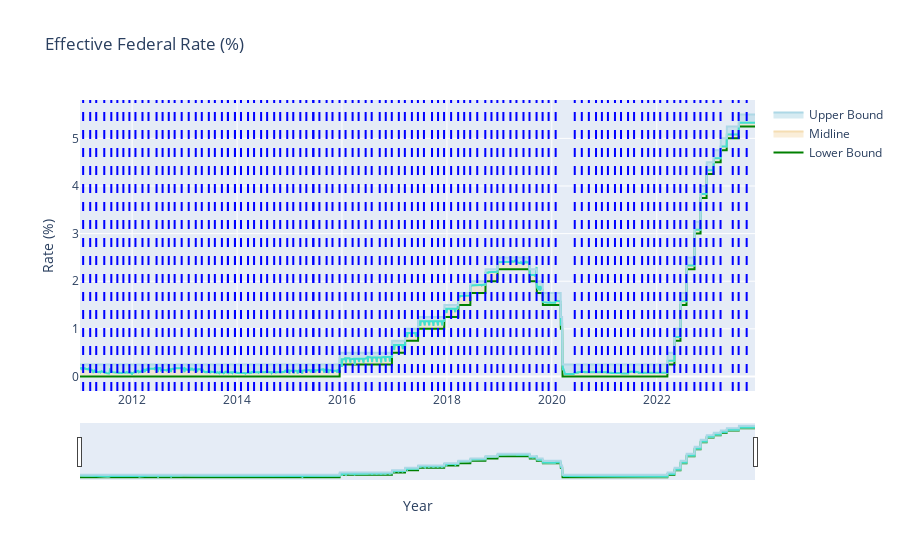

Source (notebook cell):
### Code cell
import plotly.graph_objs as go

# Sample data
x = fedrate['Effective Date'].to_list()
midline = fedrate['Rate (%)'].to_list()
upper = fedrate['Target Rate To (%)'].to_list()
lower = fedrate['Target Rate From (%)'].to_list()

# Create traces
fig = go.Figure()

# Lower fill (between lower and midline)
fig.add_trace(go.Scatter(x=x, y=lower, line=dict(color='green'), name='Lower Bound'))
fig.add_trace(go.Scatter(x=x, y=midline, fill='tonexty', line=dict(color='wheat'), name='Midline'))

# Upper fill (between midline and upper)
fig.add_trace(go.Scatter(x=x, y=midline, line=dict(color='turquoise'), showlegend=False))
fig.add_trace(go.Scatter(x=x, y=upper, fill='tonexty', line=dict(color='lightblue'), name='Upper Bound'))

# add meeting date line
for d in meeting_date:
    fig.add_vline(x=d, line_dash='dash', line_color='blue')

# Layout settings (optional)
fig.update_layout(title='Effective Federal Rate (%)',
                  xaxis_title='Year',
                  yaxis_title='Rate (%)')

# add range slider
fig.update_xaxes(rangeslider_visible=True)

# Show plot
fig.show()

### Figure 1 — Plotly figure (JSON) as saved in the notebook; plotly's stock layout.template omitted (floating-point values rounded to 4 significant figures; data arrays with more than 128 entries replaced by an {"elided": "..."} marker saying what was removed)
{"data": [{"line": {"color": "green"}, "name": "Lower Bound", "type": "scatter", "x": {"elided": "3236 str values"}, "y": {"elided": "3236 float values"}}, {"fill": "tonexty", "line": {"color": "wheat"}, "name": "Midline", "type": "scatter", "x": {"elided": "3236 str values"}, "y": {"elided": "3236 float values"}}, {"line": {"color": "turquoise"}, "showlegend": false, "type": "scatter", "x": {"elided": "3236 str values"}, "y": {"elided": "3236 float values"}}, {"fill": "tonexty", "line": {"color": "lightblue"}, "name": "Upper Bound", "type": "scatter", "x": {"elided": "3236 str values"}, "y": {"elided": "3236 float values"}}], "layout": {"shapes": [{"line": {"color": "blue", "dash": "dash"}, "type": "line", "x0": "2023-01-31T00:00:00", "x1": "2023-01-31T00:00:00", "xref": "x", "y0": 0, "y1": 1, "yref": "y domain"}, {"line": {"color": "blue", "dash": "dash"}, "type": "line", "x0": "2023-03-21T00:00:00", "x1": "2023-03-21T00:00:00", "xref": "x", "y0": 0, "y1": 1, "yref": "y domain"}, {"line": {"color": "blue", "dash": "dash"}, "type": "line", "x0": "2023-06-14T00:00:00", "x1": "2023-06-14T00:00:00", "xref": "x", "y0": 0, "y1": 1, "yref": "y domain"}, {"line": {"color": "blue", "dash": "dash"}, "type": "line", "x0": "2023-07-25T00:00:00", "x1": "2023-07-25T00:00:00", "xref": "x", "y0": 0, "y1": 1, "yref": "y domain"}, {"line": {"color": "blue", "dash": "dash"}, "type": "line", "x0": "2023-09-19T00:00:00", "x1": "2023-09-19T00:00:00", "xref": "x", "y0": 0, "y1": 1, "yref": "y domain"}, {"line": {"color": "blue", "dash": "dash"}, "type": "line", "x0": "2022-01-25T00:00:00", "x1": "2022-01-25T00:00:00", "xref": "x", "y0": 0, "y1": 1, "yref": "y domain"}, {"line": {"color": "blue", "dash": "dash"}, "type": "line", "x0": "2022-03-15T00:00:00", "x1": "2022-03-15T00:00:00", "xref": "x", "y0": 0, "y1": 1, "yref": "y domain"}, {"line": {"color": "blue", "dash": "dash"}, "type": "line", "x0": "2022-05-03T00:00:00", "x1": "2022-05-03T00:00:00", "xref": "x", "y0": 0, "y1": 1, "yref": "y domain"}, {"line": {"color": "blue", "dash": "dash"}, "type": "line", "x0": "2022-06-14T00:00:00", "x1": "2022-06-14T00:00:00", "xref": "x", "y0": 0, "y1": 1, "yref": "y domain"}, {"line": {"color": "blue", "dash": "dash"}, "type": "line", "x0": "2015-06-14T20:22:00", "x1": "2015-06-14T20:22:00", "xref": "x", "y0": 0, "y1": 1, "yref": "y domain"}, {"line": {"color": "blue", "dash": "dash"}, "type": "line", "x0": "2022-07-26T00:00:00", "x1": "2022-07-26T00:00:00", "xref": "x", "y0": 0, "y1": 1, "yref": "y domain"}, {"line": {"color": "blue", "dash": "dash"}, "type": "line", "x0": "2022-09-20T00:00:00", "x1": "2022-09-20T00:00:00", "xref": "x", "y0": 0, "y1": 1, "yref": "y domain"}, {"line": {"color": "blue", "dash": "dash"}, "type": "line", "x0": "2022-11-01T00:00:00", "x1": "2022-11-01T00:00:00", "xref": "x", "y0": 0, "y1": 1, "yref": "y domain"}, {"line": {"color": "blue", "dash": "dash"}, "type": "line", "x0": "2022-12-13T00:00:00", "x1": "2022-12-13T00:00:00", "xref": "x", "y0": 0, "y1": 1, "yref": "y domain"}, {"line": {"color": "blue", "dash": "dash"}, "type": "line", "x0": "2021-01-26T00:00:00", "x1": "2021-01-26T00:00:00", "xref": "x", "y0": 0, "y1": 1, "yref": "y domain"}, {"line": {"color": "blue", "dash": "dash"}, "type": "line", "x0": "2021-03-16T00:00:00", "x1": "2021-03-16T00:00:00", "xref": "x", "y0": 0, "y1": 1, "yref": "y domain"}, {"line": {"color": "blue", "dash": "dash"}, "type": "line", "x0": "2021-04-27T00:00:00", "x1": "2021-04-27T00:00:00", "xref": "x", "y0": 0, "y1": 1, "yref": "y domain"}, {"line": {"color": "blue", "dash": "dash"}, "type": "line", "x0": "2021-06-15T00:00:00", "x1": "2021-06-15T00:00:00", "xref": "x", "y0": 0, "y1": 1, "yref": "y domain"}, {"line": {"color": "blue", "dash": "dash"}, "type": "line", "x0": "2021-07-27T00:00:00", "x1": "2021-07-27T00:00:00", "xref": "x", "y0": 0, "y1": 1, "yref": "y domain"}, {"line": {"color": "blue", "dash": "dash"}, "type": "line", "x0": "2021-09-21T00:00:00", "x1": "2021-09-21T00:00:00", "xref": "x", "y0": 0, "y1": 1, "yref": "y domain"}, {"line": {"color": "blue", "dash": "dash"}, "type": "line", "x0": "2021-11-02T00:00:00", "x1": "2021-11-02T00:00:00", "xref": "x", "y0": 0, "y1": 1, "yref": "y domain"}, {"line": {"color": "blue", "dash": "dash"}, "type": "line", "x0": "2021-12-14T00:00:00", "x1": "2021-12-14T00:00:00", "xref": "x", "y0": 0, "y1": 1, "yref": "y domain"}, {"line": {"color": "blue", "dash": "dash"}, "type": "line", "x0": "2020-01-28T00:00:00", "x1": "2020-01-28T00:00:00", "xref": "x", "y0": 0, "y1": 1, "yref": "y domain"}, {"line": {"color": "blue", "dash": "dash"}, "type": "line", "x0": "2020-06-09T00:00:00", "x1": "2020-06-09T00:00:00", "xref": "x", "y0": 0, "y1": 1, "yref": "y domain"}, {"line": {"color": "blue", "dash": "dash"}, "type": "line", "x0": "2020-07-28T00:00:00", "x1": "2020-07-28T00:00:00", "xref": "x", "y0": 0, "y1": 1, "yref": "y domain"}, {"line": {"color": "blue", "dash": "dash"}, "type": "line", "x0": "2020-09-15T00:00:00", "x1": "2020-09-15T00:00:00", "xref": "x", "y0": 0, "y1": 1, "yref": "y domain"}, {"line": {"color": "blue", "dash": "dash"}, "type": "line", "x0": "2020-11-04T00:00:00", "x1": "2020-11-04T00:00:00", "xref": "x", "y0": 0, "y1": 1, "yref": "y domain"}, {"line": {"color": "blue", "dash": "dash"}, "type": "line", "x0": "2020-12-15T00:00:00", "x1": "2020-12-15T00:00:00", "xref": "x", "y0": 0, "y1": 1, "yref": "y domain"}, {"line": {"color": "blue", "dash": "dash"}, "type": "line", "x0": "2019-01-29T00:00:00", "x1": "2019-01-29T00:00:00", "xref": "x", "y0": 0, "y1": 1, "yref": "y domain"}, {"line": {"color": "blue", "dash": "dash"}, "type": "line", "x0": "2019-03-19T00:00:00", "x1": "2019-03-19T00:00:00", "xref": "x", "y0": 0, "y1": 1, "yref": "y domain"}, {"line": {"color": "blue", "dash": "dash"}, "type": "line", "x0": "2019-04-30T00:00:00", "x1": "2019-04-30T00:00:00", "xref": "x", "y0": 0, "y1": 1, "yref": "y domain"}, {"line": {"color": "blue", "dash": "dash"}, "type": "line", "x0": "2019-06-18T00:00:00", "x1": "2019-06-18T00:00:00", "xref": "x", "y0": 0, "y1": 1, "yref": "y domain"}, {"line": {"color": "blue", "dash": "dash"}, "type": "line", "x0": "2019-07-30T00:00:00", "x1": "2019-07-30T00:00:00", "xref": "x", "y0": 0, "y1": 1, "yref": "y domain"}, {"line": {"color": "blue", "dash": "dash"}, "type": "line", "x0": "2019-09-17T00:00:00", "x1": "2019-09-17T00:00:00", "xref": "x", "y0": 0, "y1": 1, "yref": "y domain"}, {"line": {"color": "blue", "dash": "dash"}, "type": "line", "x0": "2019-10-29T00:00:00", "x1": "2019-10-29T00:00:00", "xref": "x", "y0": 0, "y1": 1, "yref": "y domain"}, {"line": {"color": "blue", "dash": "dash"}, "type": "line", "x0": "2019-12-10T00:00:00", "x1": "2019-12-10T00:00:00", "xref": "x", "y0": 0, "y1": 1, "yref": "y domain"}, {"line": {"color": "blue", "dash": "dash"}, "type": "line", "x0": "2018-01-30T00:00:00", "x1": "2018-01-30T00:00:00", "xref": "x", "y0": 0, "y1": 1, "yref": "y domain"}, {"line": {"color": "blue", "dash": "dash"}, "type": "line", "x0": "2018-03-20T00:00:00", "x1": "2018-03-20T00:00:00", "xref": "x", "y0": 0, "y1": 1, "yref": "y domain"}, {"line": {"color": "blue", "dash": "dash"}, "type": "line", "x0": "2018-05-01T00:00:00", "x1": "2018-05-01T00:00:00", "xref": "x", "y0": 0, "y1": 1, "yref": "y domain"}, {"line": {"color": "blue", "dash": "dash"}, "type": "line", "x0": "2018-06-12T00:00:00", "x1": "2018-06-12T00:00:00", "xref": "x", "y0": 0, "y1": 1, "yref": "y domain"}, {"line": {"color": "blue", "dash": "dash"}, "type": "line", "x0": "2018-07-31T00:00:00", "x1": "2018-07-31T00:00:00", "xref": "x", "y0": 0, "y1": 1, "yref": "y domain"}, {"line": {"color": "blue", "dash": "dash"}, "type": "line", "x0": "2018-09-25T00:00:00", "x1": "2018-09-25T00:00:00", "xref": "x", "y0": 0, "y1": 1, "yref": "y domain"}, {"line": {"color": "blue", "dash": "dash"}, "type": "line", "x0": "2018-11-07T00:00:00", "x1": "2018-11-07T00:00:00", "xref": "x", "y0": 0, "y1": 1, "yref": "y domain"}, {"line": {"color": "blue", "dash": "dash"}, "type": "line", "x0": "2018-12-18T00:00:00", "x1": "2018-12-18T00:00:00", "xref": "x", "y0": 0, "y1": 1, "yref": "y domain"}, {"line": {"color": "blue", "dash": "dash"}, "type": "line", "x0": "2017-01-31T00:00:00", "x1": "2017-01-31T00:00:00", "xref": "x", "y0": 0, "y1": 1, "yref": "y domain"}, {"line": {"color": "blue", "dash": "dash"}, "type": "line", "x0": "2017-03-14T00:00:00", "x1": "2017-03-14T00:00:00", "xref": "x", "y0": 0, "y1": 1, "yref": "y domain"}, {"line": {"color": "blue", "dash": "dash"}, "type": "line", "x0": "2017-05-02T00:00:00", "x1": "2017-05-02T00:00:00", "xref": "x", "y0": 0, "y1": 1, "yref": "y domain"}, {"line": {"color": "blue", "dash": "dash"}, "type": "line", "x0": "2017-06-13T00:00:00", "x1": "2017-06-13T00:00:00", "xref": "x", "y0": 0, "y1": 1, "yref": "y domain"}, {"line": {"color": "blue", "dash": "dash"}, "type": "line", "x0": "2017-07-25T00:00:00", "x1": "2017-07-25T00:00:00", "xref": "x", "y0": 0, "y1": 1, "yref": "y domain"}, {"line": {"color": "blue", "dash": "dash"}, "type": "line", "x0": "2017-09-19T00:00:00", "x1": "2017-09-19T00:00:00", "xref": "x", "y0": 0, "y1": 1, "yref": "y domain"}, {"line": {"color": "blue", "dash": "dash"}, "type": "line", "x0": "2017-10-31T00:00:00", "x1": "2017-10-31T00:00:00", "xref": "x", "y0": 0, "y1": 1, "yref": "y domain"}, {"line": {"color": "blue", "dash": "dash"}, "type": "line", "x0": "2017-12-12T00:00:00", "x1": "2017-12-12T00:00:00", "xref": "x", "y0": 0, "y1": 1, "yref": "y domain"}, {"line": {"color": "blue", "dash": "dash"}, "type": "line", "x0": "2016-01-26T00:00:00", "x1": "2016-01-26T00:00:00", "xref": "x", "y0": 0, "y1": 1, "yref": "y domain"}, {"line": {"color": "blue", "dash": "dash"}, "type": "line", "x0": "2016-03-15T00:00:00", "x1": "2016-03-15T00:00:00", "xref": "x", "y0": 0, "y1": 1, "yref": "y domain"}, {"line": {"color": "blue", "dash": "dash"}, "type": "line", "x0": "2016-04-26T00:00:00", "x1": "2016-04-26T00:00:00", "xref": "x", "y0": 0, "y1": 1, "yref": "y domain"}, {"line": {"color": "blue", "dash": "dash"}, "type": "line", "x0": "2016-06-14T00:00:00", "x1": "2016-06-14T00:00:00", "xref": "x", "y0": 0, "y1": 1, "yref": "y domain"}, {"line": {"color": "blue", "dash": "dash"}, "type": "line", "x0": "2016-07-26T00:00:00", "x1": "2016-07-26T00:00:00", "xref": "x", "y0": 0, "y1": 1, "yref": "y domain"}, {"line": {"color": "blue", "dash": "dash"}, "type": "line", "x0": "2016-09-20T00:00:00", "x1": "2016-09-20T00:00:00", "xref": "x", "y0": 0, "y1": 1, "yref": "y domain"}, {"line": {"color": "blue", "dash": "dash"}, "type": "line", "x0": "2016-11-01T00:00:00", "x1": "2016-11-01T00:00:00", "xref": "x", "y0": 0, "y1": 1, "yref": "y domain"}, {"line": {"color": "blue", "dash": "dash"}, "type": "line", "x0": "2016-12-13T00:00:00", "x1": "2016-12-13T00:00:00", "xref": "x", "y0": 0, "y1": 1, "yref": "y domain"}, {"line": {"color": "blue", "dash": "dash"}, "type": "line", "x0": "2015-01-27T00:00:00", "x1": "2015-01-27T00:00:00", "xref": "x", "y0": 0, "y1": 1, "yref": "y domain"}, {"line": {"color": "blue", "dash": "dash"}, "type": "line", "x0": "2015-03-17T00:00:00", "x1": "2015-03-17T00:00:00", "xref": "x", "y0": 0, "y1": 1, "yref": "y domain"}, {"line": {"color": "blue", "dash": "dash"}, "type": "line", "x0": "2015-04-28T00:00:00", "x1": "2015-04-28T00:00:00", "xref": "x", "y0": 0, "y1": 1, "yref": "y domain"}, {"line": {"color": "blue", "dash": "dash"}, "type": "line", "x0": "2015-06-16T00:00:00", "x1": "2015-06-16T00:00:00", "xref": "x", "y0": 0, "y1": 1, "yref": "y domain"}, {"line": {"color": "blue", "dash": "dash"}, "type": "line", "x0": "2015-07-28T00:00:00", "x1": "2015-07-28T00:00:00", "xref": "x", "y0": 0, "y1": 1, "yref": "y domain"}, {"line": {"color": "blue", "dash": "dash"}, "type": "line", "x0": "2015-09-16T00:00:00", "x1": "2015-09-16T00:00:00", "xref": "x", "y0": 0, "y1": 1, "yref": "y domain"}, {"line": {"color": "blue", "dash": "dash"}, "type": "line", "x0": "2015-10-27T00:00:00", "x1": "2015-10-27T00:00:00", "xref": "x", "y0": 0, "y1": 1, "yref": "y domain"}, {"line": {"color": "blue", "dash": "dash"}, "type": "line", "x0": "2015-12-15T00:00:00", "x1": "2015-12-15T00:00:00", "xref": "x", "y0": 0, "y1": 1, "yref": "y domain"}, {"line": {"color": "blue", "dash": "dash"}, "type": "line", "x0": "2014-01-28T00:00:00", "x1": "2014-01-28T00:00:00", "xref": "x", "y0": 0, "y1": 1, "yref": "y domain"}, {"line": {"color": "blue", "dash": "dash"}, "type": "line", "x0": "2014-03-18T00:00:00", "x1": "2014-03-18T00:00:00", "xref": "x", "y0": 0, "y1": 1, "yref": "y domain"}, {"line": {"color": "blue", "dash": "dash"}, "type": "line", "x0": "2014-04-29T00:00:00", "x1": "2014-04-29T00:00:00", "xref": "x", "y0": 0, "y1": 1, "yref": "y domain"}, {"line": {"color": "blue", "dash": "dash"}, "type": "line", "x0": "2014-06-17T00:00:00", "x1": "2014-06-17T00:00:00", "xref": "x", "y0": 0, "y1": 1, "yref": "y domain"}, {"line": {"color": "blue", "dash": "dash"}, "type": "line", "x0": "2014-07-29T00:00:00", "x1": "2014-07-29T00:00:00", "xref": "x", "y0": 0, "y1": 1, "yref": "y domain"}, {"line": {"color": "blue", "dash": "dash"}, "type": "line", "x0": "2014-09-16T00:00:00", "x1": "2014-09-16T00:00:00", "xref": "x", "y0": 0, "y1": 1, "yref": "y domain"}, {"line": {"color": "blue", "dash": "dash"}, "type": "line", "x0": "2014-10-28T00:00:00", "x1": "2014-10-28T00:00:00", "xref": "x", "y0": 0, "y1": 1, "yref": "y domain"}, {"line": {"color": "blue", "dash": "dash"}, "type": "line", "x0": "2014-12-16T00:00:00", "x1": "2014-12-16T00:00:00", "xref": "x", "y0": 0, "y1": 1, "yref": "y domain"}, {"line": {"color": "blue", "dash": "dash"}, "type": "line", "x0": "2013-01-29T00:00:00", "x1": "2013-01-29T00:00:00", "xref": "x", "y0": 0, "y1": 1, "yref": "y domain"}, {"line": {"color": "blue", "dash": "dash"}, "type": "line", "x0": "2013-03-19T00:00:00", "x1": "2013-03-19T00:00:00", "xref": "x", "y0": 0, "y1": 1, "yref": "y domain"}, {"line": {"color": "blue", "dash": "dash"}, "type": "line", "x0": "2013-04-30T00:00:00", "x1": "2013-04-30T00:00:00", "xref": "x", "y0": 0, "y1": 1, "yref": "y domain"}, {"line": {"color": "blue", "dash": "dash"}, "type": "line", "x0": "2013-06-18T00:00:00", "x1": "2013-06-18T00:00:00", "xref": "x", "y0": 0, "y1": 1, "yref": "y domain"}, {"line": {"color": "blue", "dash": "dash"}, "type": "line", "x0": "2013-07-30T00:00:00", "x1": "2013-07-30T00:00:00", "xref": "x", "y0": 0, "y1": 1, "yref": "y domain"}, {"line": {"color": "blue", "dash": "dash"}, "type": "line", "x0": "2013-09-17T00:00:00", "x1": "2013-09-17T00:00:00", "xref": "x", "y0": 0, "y1": 1, "yref": "y domain"}, {"line": {"color": "blue", "dash": "dash"}, "type": "line", "x0": "2013-10-29T00:00:00", "x1": "2013-10-29T00:00:00", "xref": "x", "y0": 0, "y1": 1, "yref": "y domain"}, {"line": {"color": "blue", "dash": "dash"}, "type": "line", "x0": "2013-12-17T00:00:00", "x1": "2013-12-17T00:00:00", "xref": "x", "y0": 0, "y1": 1, "yref": "y domain"}, {"line": {"color": "blue", "dash": "dash"}, "type": "line", "x0": "2013-10-29T00:00:00", "x1": "2013-10-29T00:00:00", "xref": "x", "y0": 0, "y1": 1, "yref": "y domain"}, {"line": {"color": "blue", "dash": "dash"}, "type": "line", "x0": "2013-12-17T00:00:00", "x1": "2013-12-17T00:00:00", "xref": "x", "y0": 0, "y1": 1, "yref": "y domain"}, {"line": {"color": "blue", "dash": "dash"}, "type": "line", "x0": "2012-01-24T00:00:00", "x1": "2012-01-24T00:00:00", "xref": "x", "y0": 0, "y1": 1, "yref": "y domain"}, {"line": {"color": "blue", "dash": "dash"}, "type": "line", "x0": "2012-03-13T00:00:00", "x1": "2012-03-13T00:00:00", "xref": "x", "y0": 0, "y1": 1, "yref": "y domain"}, {"line": {"color": "blue", "dash": "dash"}, "type": "line", "x0": "2012-04-24T00:00:00", "x1": "2012-04-24T00:00:00", "xref": "x", "y0": 0, "y1": 1, "yref": "y domain"}, {"line": {"color": "blue", "dash": "dash"}, "type": "line", "x0": "2012-06-19T00:00:00", "x1": "2012-06-19T00:00:00", "xref": "x", "y0": 0, "y1": 1, "yref": "y domain"}, {"line": {"color": "blue", "dash": "dash"}, "type": "line", "x0": "2012-07-31T00:00:00", "x1": "2012-07-31T00:00:00", "xref": "x", "y0": 0, "y1": 1, "yref": "y domain"}, {"line": {"color": "blue", "dash": "dash"}, "type": "line", "x0": "2012-09-12T00:00:00", "x1": "2012-09-12T00:00:00", "xref": "x", "y0": 0, "y1": 1, "yref": "y domain"}, {"line": {"color": "blue", "dash": "dash"}, "type": "line", "x0": "2012-10-23T00:00:00", "x1": "2012-10-23T00:00:00", "xref": "x", "y0": 0, "y1": 1, "yref": "y domain"}, {"line": {"color": "blue", "dash": "dash"}, "type": "line", "x0": "2012-12-11T00:00:00", "x1": "2012-12-11T00:00:00", "xref": "x", "y0": 0, "y1": 1, "yref": "y domain"}, {"line": {"color": "blue", "dash": "dash"}, "type": "line", "x0": "2011-01-25T00:00:00", "x1": "2011-01-25T00:00:00", "xref": "x", "y0": 0, "y1": 1, "yref": "y domain"}, {"line": {"color": "blue", "dash": "dash"}, "type": "line", "x0": "2011-03-15T00:00:00", "x1": "2011-03-15T00:00:00", "xref": "x", "y0": 0, "y1": 1, "yref": "y domain"}, {"line": {"color": "blue", "dash": "dash"}, "type": "line", "x0": "2011-04-26T00:00:00", "x1": "2011-04-26T00:00:00", "xref": "x", "y0": 0, "y1": 1, "yref": "y domain"}, {"line": {"color": "blue", "dash": "dash"}, "type": "line", "x0": "2011-06-21T00:00:00", "x1": "2011-06-21T00:00:00", "xref": "x", "y0": 0, "y1": 1, "yref": "y domain"}, {"line": {"color": "blue", "dash": "dash"}, "type": "line", "x0": "2011-08-09T00:00:00", "x1": "2011-08-09T00:00:00", "xref": "x", "y0": 0, "y1": 1, "yref": "y domain"}, {"line": {"color": "blue", "dash": "dash"}, "type": "line", "x0": "2011-09-20T00:00:00", "x1": "2011-09-20T00:00:00", "xref": "x", "y0": 0, "y1": 1, "yref": "y domain"}, {"line": {"color": "blue", "dash": "dash"}, "type": "line", "x0": "2011-11-01T00:00:00", "x1": "2011-11-01T00:00:00", "xref": "x", "y0": 0, "y1": 1, "yref": "y domain"}, {"line": {"color": "blue", "dash": "dash"}, "type": "line", "x0": "2011-12-13T00:00:00", "x1": "2011-12-13T00:00:00", "xref": "x", "y0": 0, "y1": 1, "yref": "y domain"}], "title": {"text": "Effective Federal Rate (%)"}, "xaxis": {"rangeslider": {"visible": true}, "title": {"text": "Year"}}, "yaxis": {"title": {"text": "Rate (%)"}}}}
